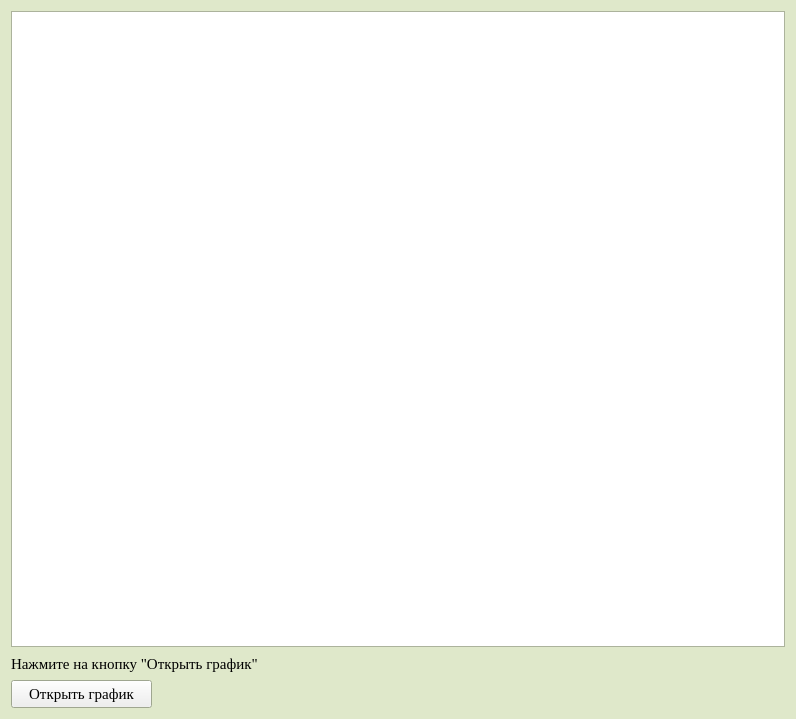
<?xml version="1.0" encoding="UTF-8"?>
<ui version="4.0">
 <class>Form</class>
 <widget class="QWidget" name="Form">
  <property name="geometry">
   <rect>
    <x>0</x>
    <y>0</y>
    <width>796</width>
    <height>719</height>
   </rect>
  </property>
  <property name="palette">
   <palette>
    <active>
     <colorrole role="Base">
      <brush brushstyle="SolidPattern">
       <color alpha="255">
        <red>255</red>
        <green>255</green>
        <blue>255</blue>
       </color>
      </brush>
     </colorrole>
     <colorrole role="Window">
      <brush brushstyle="SolidPattern">
       <color alpha="255">
        <red>223</red>
        <green>232</green>
        <blue>202</blue>
       </color>
      </brush>
     </colorrole>
    </active>
    <inactive>
     <colorrole role="Base">
      <brush brushstyle="SolidPattern">
       <color alpha="255">
        <red>255</red>
        <green>255</green>
        <blue>255</blue>
       </color>
      </brush>
     </colorrole>
     <colorrole role="Window">
      <brush brushstyle="SolidPattern">
       <color alpha="255">
        <red>223</red>
        <green>232</green>
        <blue>202</blue>
       </color>
      </brush>
     </colorrole>
    </inactive>
    <disabled>
     <colorrole role="Base">
      <brush brushstyle="SolidPattern">
       <color alpha="255">
        <red>223</red>
        <green>232</green>
        <blue>202</blue>
       </color>
      </brush>
     </colorrole>
     <colorrole role="Window">
      <brush brushstyle="SolidPattern">
       <color alpha="255">
        <red>223</red>
        <green>232</green>
        <blue>202</blue>
       </color>
      </brush>
     </colorrole>
    </disabled>
   </palette>
  </property>
  <property name="font">
   <font>
    <family>Times New Roman</family>
    <pointsize>14</pointsize>
   </font>
  </property>
  <property name="windowTitle">
   <string>Подробные вычисления</string>
  </property>
  <layout class="QVBoxLayout" name="verticalLayout">
   <item>
    <widget class="QTextEdit" name="results">
     <property name="font">
      <font>
       <family>Times New Roman</family>
       <pointsize>14</pointsize>
      </font>
     </property>
    </widget>
   </item>
   <item>
    <widget class="QLabel" name="label_2">
     <property name="minimumSize">
      <size>
       <width>311</width>
       <height>21</height>
      </size>
     </property>
     <property name="maximumSize">
      <size>
       <width>311</width>
       <height>21</height>
      </size>
     </property>
     <property name="font">
      <font>
       <family>Times New Roman</family>
       <pointsize>11</pointsize>
      </font>
     </property>
     <property name="text">
      <string>Нажмите на кнопку &quot;Открыть график&quot;</string>
     </property>
    </widget>
   </item>
   <item>
    <widget class="QPushButton" name="open_graph_btn">
     <property name="minimumSize">
      <size>
       <width>141</width>
       <height>28</height>
      </size>
     </property>
     <property name="maximumSize">
      <size>
       <width>141</width>
       <height>28</height>
      </size>
     </property>
     <property name="font">
      <font>
       <pointsize>11</pointsize>
      </font>
     </property>
     <property name="text">
      <string>Открыть график</string>
     </property>
    </widget>
   </item>
  </layout>
 </widget>
 <resources/>
 <connections/>
</ui>
